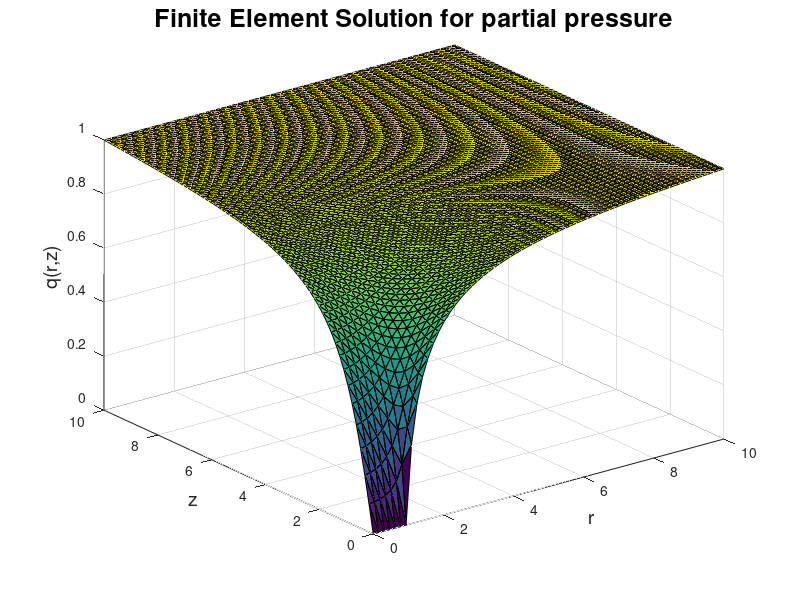

The MATLAB script that drew this image:
%%  This program solves the limiting case of the model equation (Simpler Problem).
%   Finite Element method is coded in Cylindrical polar coordinates
%   to solve for partial pressure of oxygen.
%    Wakil Sarfaraz. 22 May 2014 
clear all;
tic
xmax = 10;
N = 64;%(Number of points on the x, y interval on which the equation is solved.
X = linspace(0,xmax,N+1); %This divides the interval into N equispaced sub intervals.
%X = 0: 1/N :1; This can also be used to create the same X.
[x, y] = meshgrid(X,X); % This creates an (N+1) by (N+1) grid of values ...
                        % of X and assignes them to x and y. (So x and y
                        % are now matrices of size (N+1)x(N+1)
x =x(:);  % This turns the matrix x into a column vector.
y =y(:);  % This turns the matrix y into a column vector.
NNODES = (N+1)^2; % This introduces the number of nodes in the result of triangulation.
NTRI = 2*N^2;  % This is the number of triangles in the mesh.
LNODES = zeros(NTRI, 3); % This creates a zero matrix of the size 'number of triangles by 3'
                         % (since there are 3 vertices for each triangle.

for i = 1:N
    for j = 1: N
        LNODES(i+2*(j-1)*N,1) = i+(j-1)*(N+1);%This numbers each of the first nodes of all the lower triangles in each square.
        LNODES(i+2*(j-1)*N,2) = i+j*(N+1); % This numbers each of the second nodes of all the lower triangles in each square.
        LNODES(i+2*(j-1)*N,3) = (i+1)+(j-1)*(N+1); % This numbers each of the third nodes of all the lower triangles in each square.
        
        LNODES(i+N+2*(j-1)*N,1) = i+1+j*(N+1); %This numbers each of the first nodes of all the upper triangles in each square.
        LNODES(i+N+2*(j-1)*N,2) = (i+1)+(j-1)*(N+1);%This numbers each of the second nodes of all the upper triangles in each square.
        LNODES(i+N+2*(j-1)*N,3) = i+j*(N+1);%This numbers each of the third nodes of all the upper triangles in each square.
                                            % Here for those nodes that
                                            % some triangles share (copy
                                            % and paste can work).
    end
end

SP = sparse(NNODES, NNODES);  %This creates a sparse matrix of the size 'Number of nodes by Number of nodes'(entries usually computed by integration).
LV = zeros(NNODES,1);         % This creates the load vector of zero entries for now which is l(v) part of the weak formulation.

for n = 1: NTRI
    r1 = [x(LNODES(n,1)) y(LNODES(n,1))];% Position vector (x,y)' for the first nodes of all triangles.
    r2 = [x(LNODES(n,2)) y(LNODES(n,2))];% Position vector (x,y)' for the second nodes of all triangles.
    r3 = [x(LNODES(n,3)) y(LNODES(n,3))];% Position vector (x,y)' for the third nodes of all triangles.
    J = [r2(1)-r1(1) r2(2)-r1(2); r3(1)-r1(1) r3(2)-r1(2)]; %This is the jacobian matrix of the mapping.

    detJ(n) = det(J);
   Astiff = ((r2(1)+r3(1))/(2*det(J)))*...
       [(r2(2)-r3(2))^2+(r3(1)-r2(1))^2 ...
       (r2(2)-r3(2))*(r3(2)-r1(2))+(r3(1)-r2(1))*(r1(1)-r3(1))...
       (r2(2)-r3(2))*(r1(2)-r2(2))+(r3(1)-r2(1))*(r2(1)-r1(1)); ...
       (r3(2)-r1(2))*(r2(2)-r3(2))+(r1(1)-r3(1))*(r3(1)-r2(1)) ...
       (r3(2)-r1(2))^2+(r1(1)-r3(1))^2  ...
       (r3(2)-r1(2))*(r1(2)-r2(2))+(r1(1)-r3(1))*(r2(1)-r1(1)); ...
       (r2(2)-r3(2))*(r1(2)-r2(2))+(r3(1)-r2(1))*(r2(1)-r1(1))  ...
       (r3(2)-r1(2))*(r1(2)-r2(2))+(r1(1)-r3(1))*(r2(1)-r1(1))  ... 
       (r1(2)-r2(2))^2+(r2(1)-r1(1))^2];
       for i = 1 : 3 
           for j = 1:3  
               SP(LNODES(n,i),LNODES(n,j)) =SP(LNODES(n,i),LNODES(n,j))...
                   + Astiff(i,j); %The values of Astiff in the SP.
           end
       end
     
end
for i = 1: NNODES
    if (x(i)==xmax || y(i)==xmax)  % This enforces boundary conditions.
        LV(i) = 1;
        SP(i,:) = 0;
        SP(i,i) =1 ;
     elseif (y(i) == 0 && x(i) >= 0 && x(i) <= 1)
        SP(i,:) = 0;
        SP(i,i) = 1;
        LV(i) = 0;
    end
end

U = SP\LV; %Solves the linear system.

trisurf(LNODES,x,y,U)
%shading interp
xlabel('r','fontsize',14) 
xlim([0 xmax])
ylim([0 xmax])
ylabel('z','fontsize',14)
zlabel('q(r,z)','fontsize',14)
title('Finite Element Solution for partial pressure','fontsize',18)


% Computation of the Current using finite different approximation,
DU = zeros((N+1)^2,1);

I =0;
for i = 1: (N+1)^2
    
    if y(i)==0 && x(i)<1   
     DU(i) = (U(i+1)-U(i))/(y(i+1)-y(i));
    I = I+2*x(i)*DU(i);
    elseif y(i)==0 && x(i)==1
      DU(i) = (U(i+1)-U(i))/(y(i+1)-y(i));
    I = I+DU(i);   
    end
    
end
I = (xmax/(N+1))*pi/4*I


% Computation of the current using the Finite element triangles.
Dh = zeros(NTRI,1);
Ih = 0;


for i = 1: NTRI
   
    Dh(i) = ([x(LNODES(i,1))-x(LNODES(i,3)) y(LNODES(i,1))-y(LNODES(i,3))]*...
        [x(LNODES(i,1))-x(LNODES(i,3)) y(LNODES(i,1))-y(LNODES(i,3))]'...
        *(U(LNODES(i,2))-U(LNODES(i,1)))*(U(LNODES(i,1))-U(LNODES(i,2)))...
        +[x(LNODES(i,1))-x(LNODES(i,2)) y(LNODES(i,1))-y(LNODES(i,2))]*...
        [x(LNODES(i,1))-x(LNODES(i,2)) y(LNODES(i,1))-y(LNODES(i,2))]'...
        *(U(LNODES(i,3))-U(LNODES(i,1)))*(U(LNODES(i,1))-U(LNODES(i,3)))...
        +[x(LNODES(i,2))-x(LNODES(i,1)) y(LNODES(i,2))-y(LNODES(i,1))]*...
        [x(LNODES(i,1))-x(LNODES(i,3)) y(LNODES(i,1))-y(LNODES(i,3))]'...
        *((U(LNODES(i,3))-U(LNODES(i,1)))*(U(LNODES(i,1))-U(LNODES(i,2)))...
        +(U(LNODES(i,2))-U(LNODES(i,1)))*(U(LNODES(i,1))-U(LNODES(i,3)))))...
        *(1/6)*(x(LNODES(i,1))+x(LNODES(i,2))+x(LNODES(i,3)));
    
    r1 = [x(LNODES(i,1)) y(LNODES(i,1))];% Position vector (x,y)' for the first nodes of all triangles.
    r2 = [x(LNODES(i,2)) y(LNODES(i,2))];% Position vector (x,y)' for the second nodes of all triangles.
    r3 = [x(LNODES(i,3)) y(LNODES(i,3))];% Position vector (x,y)' for the third nodes of all triangles.
    J = [r2(1)-r1(1) r2(2)-r1(2); r3(1)-r1(1) r3(2)-r1(2)]; %This is the jacobian matrix
                                              
    Ih = Ih+Dh(i)/det(J);                    
      
  
end
Ih = (-pi/2)*Ih

Differ = abs(I-Ih);
TI = abs(1-I);
TIh = abs(1-Ih);
toc

